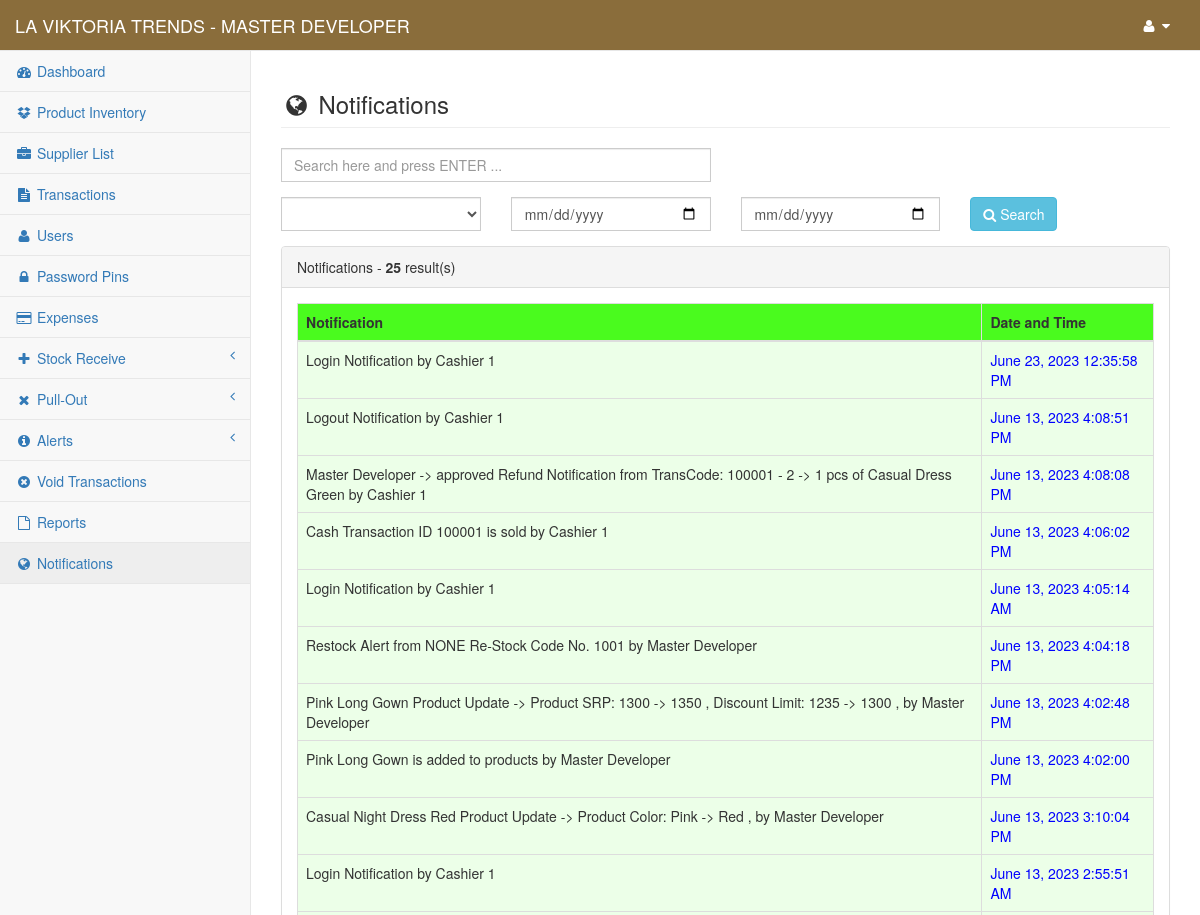
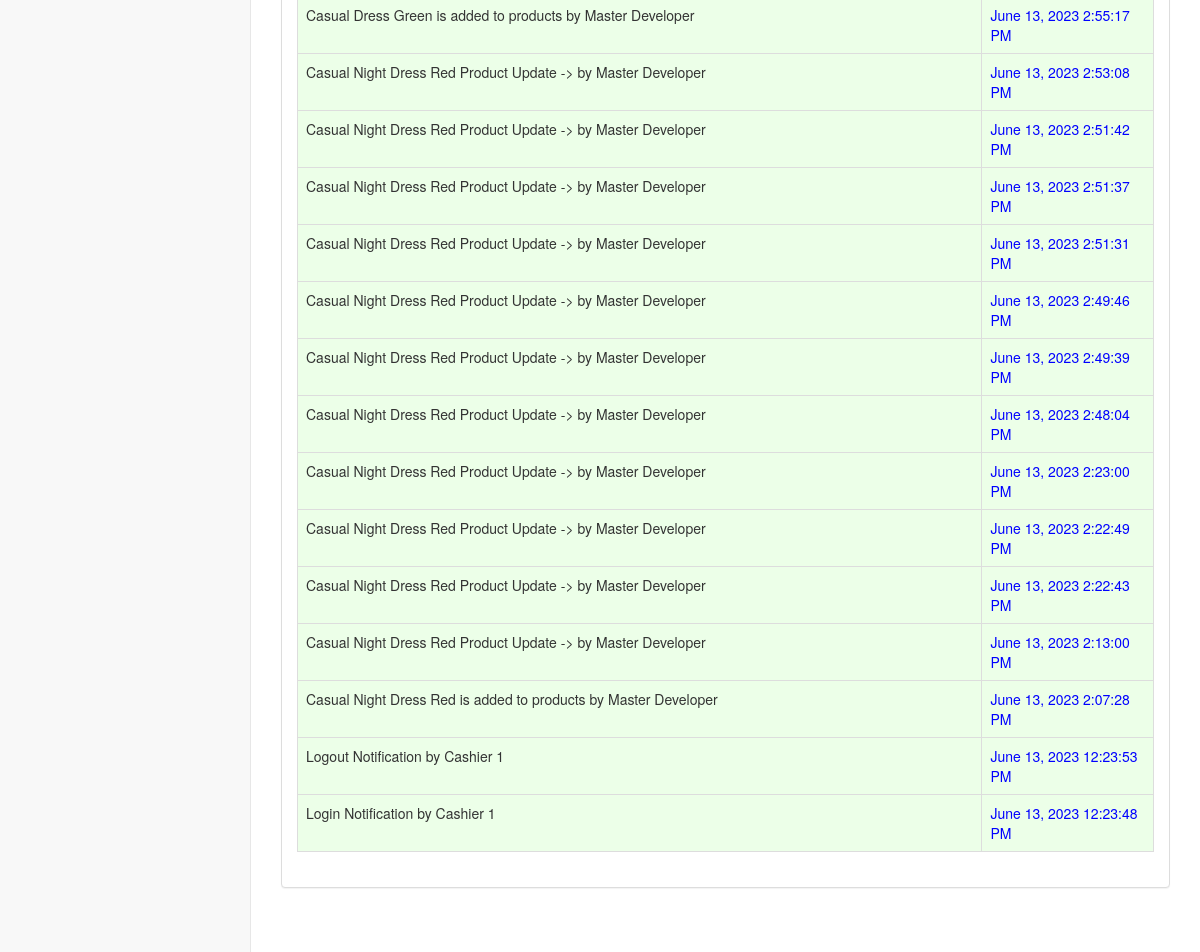
Screenshot of /content/admin/notification (signed in) with the database file from the repository (2 pictures, top to bottom).
### tables this page shows
CREATE TABLE `gy_my_project` (
  `gy_project` int(1) NOT NULL,
  `gy_project_name` text NOT NULL,
  `gy_project_address` text NOT NULL,
  `gy_system_title` text NOT NULL,
  `gy_year_origin` datetime NOT NULL
);

CREATE TABLE `gy_user` (
  `gy_user_id` int(10) NOT NULL,
  `gy_user_code` varchar(8) NOT NULL,
  `gy_full_name` varchar(255) NOT NULL,
  `gy_username` varchar(50) NOT NULL,
  `gy_password` varchar(100) NOT NULL,
  `gy_user_type` int(5) NOT NULL,
  `gy_user_status` int(1) NOT NULL,
  `gy_branch_id` int(11) NOT NULL
);

CREATE TABLE `gy_notification` (
  `gy_notif_id` int(100) NOT NULL,
  `gy_notif_text` text NOT NULL,
  `gy_notif_date` datetime NOT NULL
);

### conf/my_project.php (called while the page is built, shortened)
<?php
	include 'conn.php';
	$find_my_data=$link->query("Select * From `gy_my_project` Where `gy_project`='1'");
	$my_project_detail=$find_my_data->fetch_array();
	$my_project_name = $my_project_detail['gy_project_name'];
?>

### content/admin/session.php (called while the page is built, shortened)
<?php
    $user_id = $_SESSION['fus_user_id'];
    $identify_user=$link->query("Select * From `gy_user` Where `gy_user_id`='$user_id'");
    $row=$identify_user->fetch_array();
    $user_info = $row['gy_full_name'];
?>

### content/admin/my_pagination.php (called while the page is built, shortened)
<?php
        $page_rows = $my_num_rows;
        $pagenum = 1;
        $limit = 'LIMIT ' .($pagenum - 1) * $page_rows .',' .$page_rows;
        $sql = $query_three." $limit";
        $query = mysqli_query($link, $sql);
?>

### content/admin/notification.php (the view, shortened to what this page needs)
<?php
    include("../../conf/function.php");
    include("session.php");
    include("../../conf/my_project.php");
    $my_project_header_title = "Notifications";
    $query_one = "Select * From `gy_notification` Order By `gy_notif_id` DESC";
    $query_three = "Select * From `gy_notification` Order By `gy_notif_id` DESC ";
    $my_num_rows = 100;
    include 'my_pagination.php';
    $count_results=$link->query($query_one)->num_rows;
?>
<!DOCTYPE html>
<html lang="en">
<?php include 'head.php'; ?>
<body>
    <div id="wrapper">
        <?php include 'nav.php'; ?>
        <div id="page-wrapper">
            <div class="row">
                <div class="col-lg-12">
                    <h3 class="page-header"><i class="fa fa-globe fa-fw"></i> <?php echo $my_project_header_title; ?></h3>
                </div>
            </div>
            <div class="row">
                <div class="col-md-12">
                    <div class="row">
                        <div class="col-md-6">
                            <div class="form-group">
                                <form method="post" enctype="multipart/form-data" action="redirect_manager">
                                    <input type="text" class="form-control" placeholder="Search here and press ENTER ..." name="notif_search" id="notif_search" style="border-radius: 0px;" autofocus required>
                                </form>
                            </div>
                        </div>
                        <div class="col-md-12">
                            <div class="row">
                                <form method="post" enctype="multipart/form-data" action="redirect_manager">
                                    <div class="col-md-3">
                                        <div class="form-group">
                                            <select type="text" class="form-control" name="my_condition" style="border-radius: 0px;">
                                                <option></option>
                                                <option>Update</option>
                                            </select>
                                        </div>
                                    </div>
                                    <div class="col-md-3">
                                        <div class="form-group">
                                            <input type="date" class="form-control" name="my_date_from" id="my_date" style="border-radius: 0px;" required>
                                        </div>
                                    </div>
                                    <div class="col-md-3">
                                        <div class="form-group">
                                            <input type="date" class="form-control" name="my_date_to" id="my_date" style="border-radius: 0px;" required>
                                        </div>
                                    </div>
                                    <div class="col-md-3">
                                        <div class="form-group">
                                            <button type="submit" name="submit_notif_condition" class="btn btn-info" title="click to search ..."><i class="fa fa-search"></i> Search</button>
                                        </div>
                                    </div>
                                </form>
                            </div>
                        </div>
                    </div>
                    <div class="panel panel-default">
                        <div class="panel-heading">
                            Notifications - <b><?php echo $count_results; ?></b> result(s)
                        </div>
                        <div class="panel-body">
                            <div class="table-responsive">
                            <div class="dataTable_wrapper">
                                <table class="table table-striped table-bordered table-hover responsive">
                                    <thead class="ulo_lamisa4">
                                        <tr>
                                            <th>Notification</th>
                                            <th>Date and Time</th>
                                        </tr>
                                    </thead>
                                    <tbody>
                                        <?php
                                            while ($data_row=$query->fetch_array()) {
                                        ?>
                                        <tr class="odd gradeX" id="rowy4">
                                            <td><?php echo $data_row['gy_notif_text']; ?></td>
                                            <td><span style="color: blue;"><?php echo date("F d, Y g:i:s A", strtotime($data_row['gy_notif_date'])); ?></span></td>
                                        </tr>
                                        <?php } ?>
                                    </tbody>
                                </table>
                            </div>
                            </div>
                        </div>
                    </div>
                </div>
            </div>
            <div class="row">
                <div class="col-md-12">
                    <div class="text-center">
                    </div>
                 </div>
            </div>
        </div>
    </div>
</body>
</html>

### content/admin/nav.php (shortened to what this page needs)
<nav class="navbar navbar-default navbar-static-top" role="navigation" style="margin-bottom: 0; background-color: #8a6d3b; color: #fff;">
    <div class="navbar-header">
        <a class="navbar-brand" href="index"><span style="text-transform: uppercase; color: #fff;"><?php echo $my_project_name; ?> <?php echo $my_project_title; ?> - <?php echo $user_info ?></span></a>
    </div>
    <div class="full-right">
    <ul class="nav navbar-top-links navbar-right">
        <li class="dropdown">
            <a class="dropdown-toggle" data-toggle="dropdown" id="navi" href="#">
                <i class="fa fa-user fa-fw"></i>  <i class="fa fa-caret-down"></i>
            </a>
        </li>
    </ul>
    </div>
        <?php include("side-panel.php"); ?>
</nav>

### content/admin/nav.php (style rules this page uses)
#navi { color: #fff; }

### rows the page displays
gy_my_project: gy_project_name "LA VIKTORIA TRENDS"
gy_user: gy_full_name "MASTER DEVELOPER"
gy_notification: gy_notif_text "Login Notification by Cashier 1", gy_notif_date "June 23, 2023 12:35:58 PM"
gy_notification: gy_notif_text "Logout Notification by Cashier 1", gy_notif_date "June 13, 2023 4:08:51 PM"
gy_notification: gy_notif_text "Master Developer -> approved Refund Notification from TransCode: 100001 - 2 -> 1 pcs of Casual Dress Green by Cashier 1", gy_notif_date "June 13, 2023 4:08:08 PM"
gy_notification: gy_notif_text "Cash Transaction ID 100001 is sold by Cashier 1", gy_notif_date "June 13, 2023 4:06:02 PM"
gy_notification: gy_notif_text "Login Notification by Cashier 1", gy_notif_date "June 13, 2023 4:05:14 AM"
gy_notification: gy_notif_text "Restock Alert from NONE Re-Stock Code No. 1001 by Master Developer", gy_notif_date "June 13, 2023 4:04:18 PM"
gy_notification: gy_notif_text "Pink Long Gown Product Update -> Product SRP: 1300 -> 1350 , Discount Limit: 1235 -> 1300 , by Master Developer", gy_notif_date "June 13, 2023 4:02:48 PM"
gy_notification: gy_notif_text "Pink Long Gown is added to products by Master Developer", gy_notif_date "June 13, 2023 4:02:00 PM"
gy_notification: gy_notif_text "Casual Night Dress Red Product Update -> Product Color: Pink -> Red , by Master Developer", gy_notif_date "June 13, 2023 3:10:04 PM"
gy_notification: gy_notif_text "Login Notification by Cashier 1", gy_notif_date "June 13, 2023 2:55:51 AM"
gy_notification: gy_notif_text "Casual Dress Green is added to products by Master Developer", gy_notif_date "June 13, 2023 2:55:17 PM"
gy_notification: gy_notif_text "Casual Night Dress Red Product Update -> by Master Developer", gy_notif_date "June 13, 2023 2:53:08 PM"
gy_notification: gy_notif_text "Casual Night Dress Red Product Update -> by Master Developer", gy_notif_date "June 13, 2023 2:51:42 PM"
gy_notification: gy_notif_text "Casual Night Dress Red Product Update -> by Master Developer", gy_notif_date "June 13, 2023 2:51:37 PM"
gy_notification: gy_notif_text "Casual Night Dress Red Product Update -> by Master Developer", gy_notif_date "June 13, 2023 2:51:31 PM"
gy_notification: gy_notif_text "Casual Night Dress Red Product Update -> by Master Developer", gy_notif_date "June 13, 2023 2:49:46 PM"
gy_notification: gy_notif_text "Casual Night Dress Red Product Update -> by Master Developer", gy_notif_date "June 13, 2023 2:49:39 PM"
gy_notification: gy_notif_text "Casual Night Dress Red Product Update -> by Master Developer", gy_notif_date "June 13, 2023 2:48:04 PM"
gy_notification: gy_notif_text "Casual Night Dress Red Product Update -> by Master Developer", gy_notif_date "June 13, 2023 2:23:00 PM"
gy_notification: gy_notif_text "Casual Night Dress Red Product Update -> by Master Developer", gy_notif_date "June 13, 2023 2:22:49 PM"
gy_notification: gy_notif_text "Casual Night Dress Red Product Update -> by Master Developer", gy_notif_date "June 13, 2023 2:22:43 PM"
gy_notification: gy_notif_text "Casual Night Dress Red Product Update -> by Master Developer", gy_notif_date "June 13, 2023 2:13:00 PM"
gy_notification: gy_notif_text "Casual Night Dress Red is added to products by Master Developer", gy_notif_date "June 13, 2023 2:07:28 PM"
gy_notification: gy_notif_text "Logout Notification by Cashier 1", gy_notif_date "June 13, 2023 12:23:53 PM"
gy_notification: gy_notif_text "Login Notification by Cashier 1", gy_notif_date "June 13, 2023 12:23:48 PM"

### other values shown
$my_project_header_title "Notifications"
$count_results "25"
